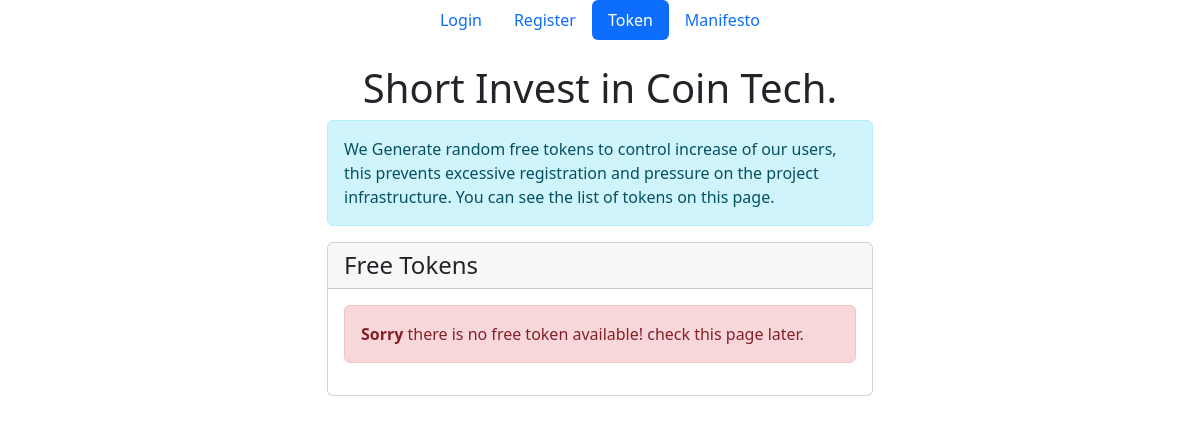
/a, run on an earlier commit of the app's database.
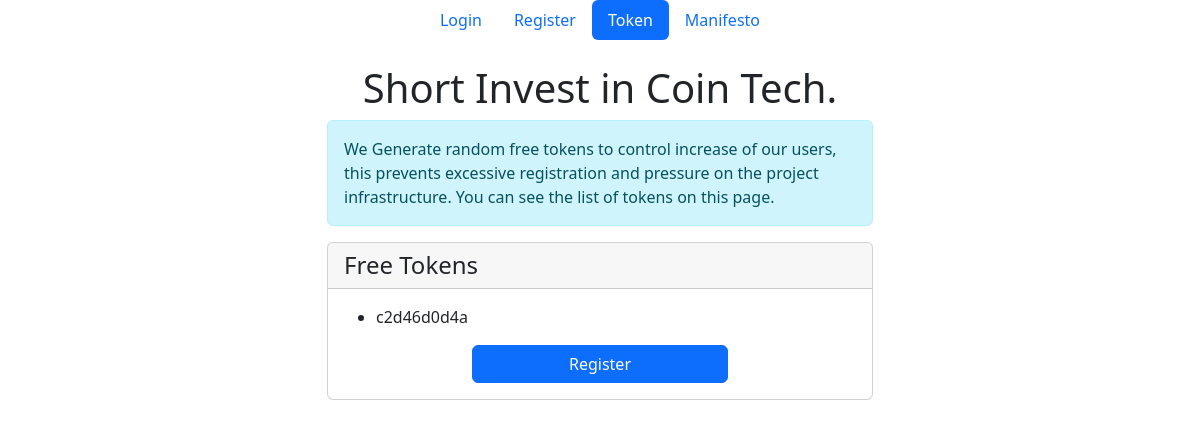
And on a later commit of the database.
### access_token/models.py (models this page shows, shortened)
class AccessToken(models.Model):
    access_token = models.CharField(max_length=128, verbose_name="Access Token", null=False, blank=False,
                                    help_text='unique number who belongs to one person')
    representative = models.ForeignKey(User, on_delete=models.CASCADE,
                                       help_text="That user whom created this after deposit confirm",
                                       related_name='representative_id')
    user = models.ForeignKey(User, on_delete=models.CASCADE, help_text="user registered with this token", null=True,
                             blank=True)
    is_used = models.BooleanField(default=False, help_text='user used this token to register')
    by_superuser = models.BooleanField(default=False, verbose_name='Create by admin',
                                       help_text="Admin (superuser) Created this token manually")
    date = models.DateTimeField(verbose_name="Date", auto_now_add=True, null=True)
    objects = AccessTokenManager()

### access_token/views.py (the view)
# urls.py: path('a', at, name='at'),
def at(request):
    at_list = AccessToken.objects.filter(by_superuser=True, is_used=False)
    context = {
        'at_list': at_list,
    }
    return render(request, 'at/at.html', context)

### templates/at/at.html (shortened to what this page needs)
{% load static %}
<!DOCTYPE html>
<html lang="en">
<head>
    <link rel="stylesheet" href="{% static 'css/bootstrap.css' %}">
    <link rel="stylesheet" href="{% static 'css/custom.css' %}">
</head>
<body>
<div class="container">
    <div class="row">
        <div class="col-sm"></div>
        <div class="col-md-12 col-xl-6">
            {% if request.user.is_authenticated %}
                {% include 'shared/navbar.html' %}
            {% else %}
                {% include 'shared/tabs.html' %}
            {% endif %}
            <h1 class="text-center h1">Short Invest in Coin Tech.</h1>
            <div class="alert alert-info">
                We Generate random free tokens to control increase of our users, this prevents
                excessive registration and pressure on the project infrastructure. You can see the list of
                tokens on this page.
            </div>
            <div class="card">
                <h4 class="card-header">Free Tokens</h4>
                <div class="card-body">
                    {% if at_list %}
                        <ul>
                            {% for at in at_list %}
                                <li>{{ at.access_token }}</li>
                            {% endfor %}
                        </ul>
                        {% if not request.user.is_authenticated %}
                            <div class="d-grid gap-2 col-6 mx-auto">
                                <a href="{% url 'users:signup' %}" class="btn btn-primary" type="button">Register</a>
                            </div>
                        {% endif %}
                    {% else %}
                        <div class="alert alert-danger">
                            <strong>Sorry</strong> there is no free token available! check this page later.
                        </div>
                    {% endif %}
                </div>
            </div>
            <br>
        </div>
        <div class="col-sm"></div>
    </div>
</div>
</body>
</html>

What changed in the data, as far as the page shows it:
added AccessToken: access_token "c2d46d0d4a"
Also different on the page:
text no longer shown: "Sorry there is no free token available! check this page later."
text now shown: "Register"
